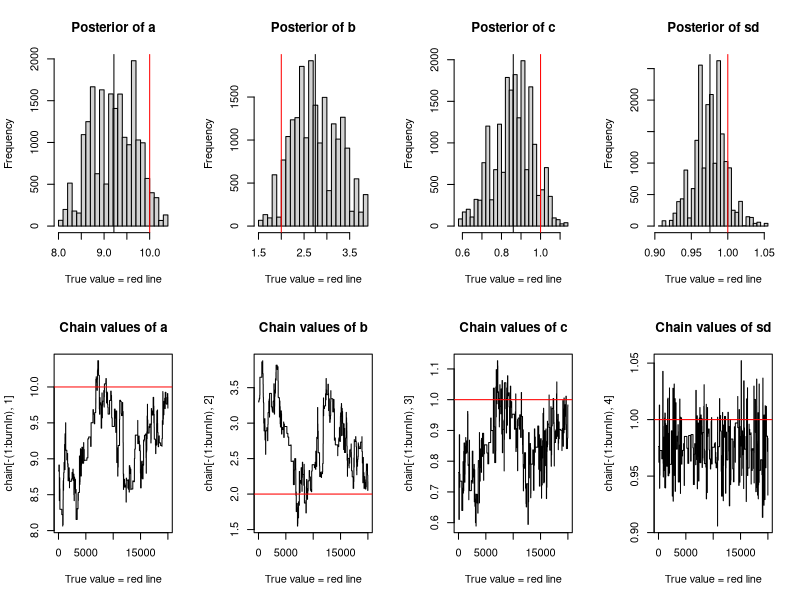
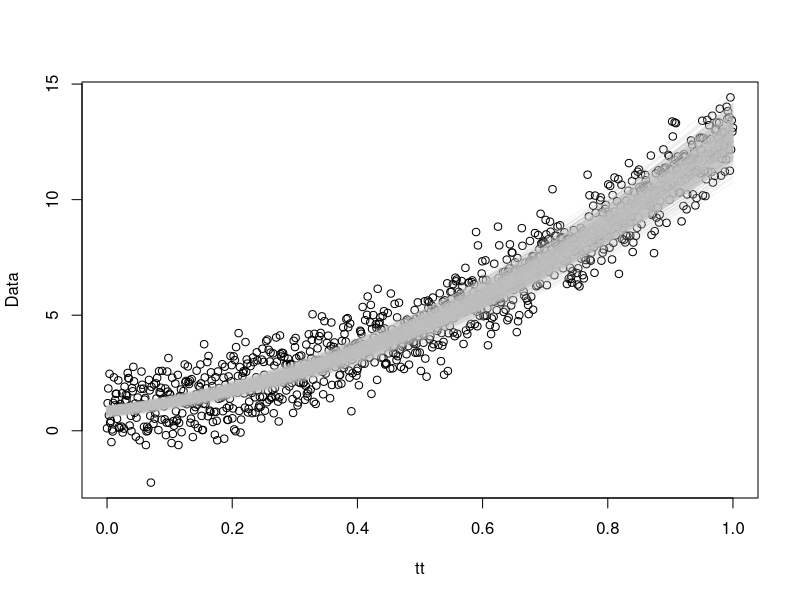
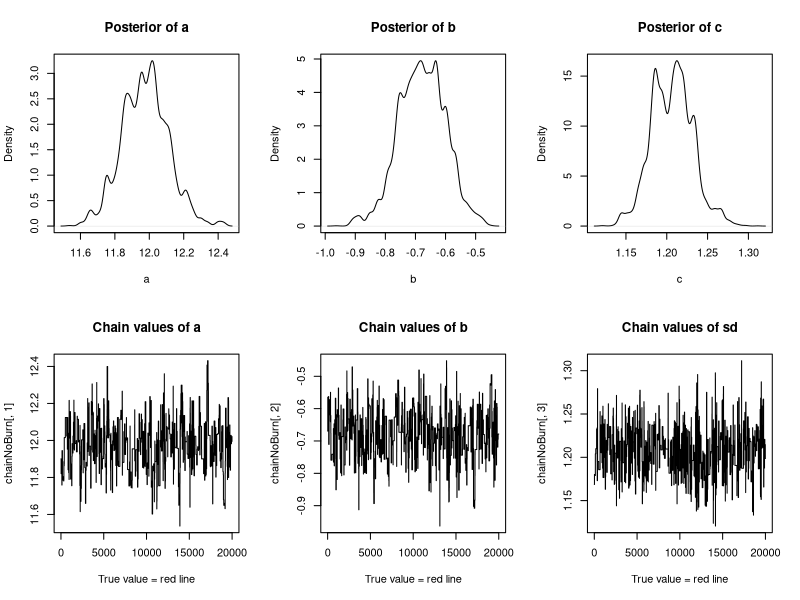
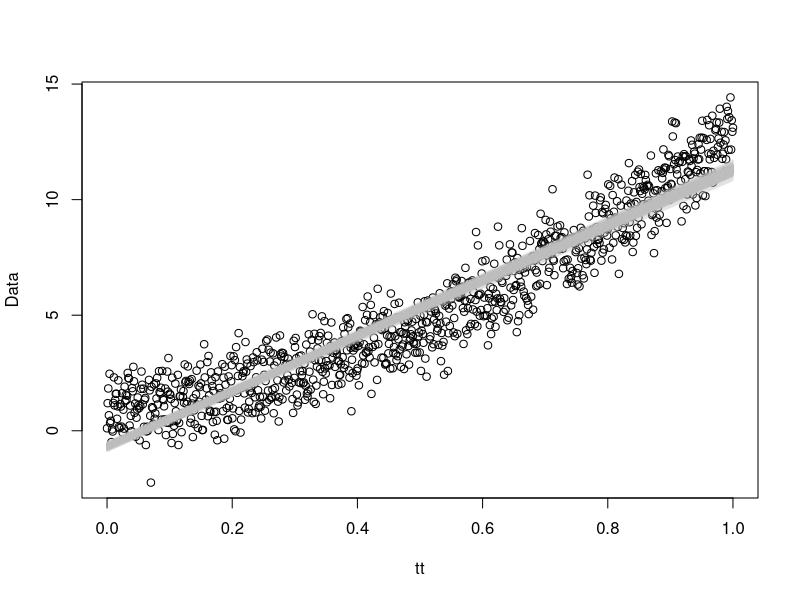

Recreate these plots in R, in order.


#learning MCMC final project
graphics.off()  #close plots
rm(list = ls()) #clear global env
cat("\014") #clear console


#parameters for mystery data generating function 
true_params_fun <- function(){
  trueA = 10
  trueB = 2
  trueC = 1
  trueSigma = 1
  params = list( a = trueA, b = trueB, c= trueC, sd = trueSigma )
  return(params)
}

trueParams = true_params_fun()
LengthData = 1000
tt = seq(0,1,length.out = LengthData)

# model 1 - linear
mysteryFunction_1 = function(p){
  y = p$a * tt  +  p$b
  return(y)
}

#model 2 - quadratic
mysteryFunction_2 = function(p){
  y = p$a * tt^2  +  p$b*tt  +  p$c 
  return(y)
}

#add stochastic component to model
stochMysteryFunction <- function(fun, p){
    y = fun(p) + rnorm(n = LengthData, mean = 0, sd = p$sd )
    return(y)
}

#data generated by stochastic mystery function 
Data = stochMysteryFunction(mysteryFunction_2, trueParams )
#plot the data
# plot(tt,Data)


#Log likelihood function. Gives -125.1104 for True values
logLikelihoodFun <- function(p){
  
  ## option 1:
  ## Use cost function (emperical likelihood). Returns -1.05 
  # cost =  (Data - mysteryFunction_2(p) )^2 
  # sumLik = -sum(cost)/length(cost)
  
  ## option 2: 
  ## Use formal likelihood (with explicit error structure). 
  # Better in case you have binary variables or what have you
  # returns -1392.077
  pred <- mysteryFunction_2(p)
  singlelikelihoods = dnorm(Data, mean = pred, sd = p$sd, log = T)
  sumLik = sum(singlelikelihoods) #/length(singlelikelihoods)
  return(sumLik)
}

# #plot the likelihoods for a range of values around the true values
# plot_a_likelihoods <- function(aa,true_params){
#     
#    a_liklihoods = function(aa){
#       p$a = aa
#       a_liks = logLikelihoodFun(p)
#       return(a_liks)
#     }
#     
#    p = true_params
#    a_list_likelihoods = lapply(aa,a_liklihoods)
#    plot(aa, a_list_likelihoods)
# }
# 
# plot_a_likelihoods( seq(0,20,length.out = 100), trueParams)


# Defining priors. 
# Their number and distributions depend on the particulars of the model
logPriors <- function(p){
  aprior = dunif(p$a, min = 9, max = 11, log=T)
  bprior = dunif(p$b, min = 1, max = 3, log = T)
  cprior = dunif(p$c, min = 0, max = 2, log = T)
  sdprior = dunif(p$d, min = 0, max = 2, log = T)
  return(aprior+bprior+cprior+sdprior)
}

#posterior is the product of the prior and the likelihood or their sum if logged
posteriors <- function(p){
  return( logLikelihoodFun(p) + logPriors(p) )
}

#TBD: need to make adaptive during burn-in
#in general should be narrower than priors
proposalFun <- function(p){
  y = rnorm(4, mean = c(p$a, p$b, p$c, p$sd), sd = c(.2,.2,.2,.2) )
  #make it so that the function returns the same column names as the call
  y = array(y,dim = c(1,length(p))) 
  colnames(y) <- colnames(p)
  y = data.frame(y)
  return(y)
}


runMCMC <- function(nRuns, startValues){
  #initialize the chain. It's a matrix with rows as runs and columns as variables
  NA_array = array(data = NA,dim = c(nRuns-1,length(startValues)) )
  colnames(NA_array) <- colnames(startValues)
  chain = rbind(startValues,NA_array)
  
  #iterate for the prescribed number of steps
  for (i in 1:nRuns){
    
    #draw a value from the proposal distribution
    proposal = proposalFun(chain[i,])
    
    prob = exp( logLikelihoodFun(proposal) - logLikelihoodFun(chain[i,]) )
    
    if (runif(1) < prob){
      chain[i+1,] = proposal
    }else{
      chain[i+1,] = chain[i,]
    }
    
  }
  
  return(chain)
}

initialGuess = data.frame(list( a = 1, b = 1, c = 1, sd = 1 ))
chain = runMCMC(25000, initialGuess )

burnIn = 5000
acceptance = 1 - mean(duplicated(chain[-(1:burnIn),]))
chainNoBurn = chain[-(1:burnIn),]


op <- par(no.readonly = TRUE)
par(mfrow = c(2,4))

hist(chain[-(1:burnIn),1],nclass=30, main="Posterior of a", xlab="True value = red line" )
abline(v = mean(chain[-(1:burnIn),1]))
abline(v = trueParams[1], col="red" )

hist(chain[-(1:burnIn),2],nclass=30, main="Posterior of b", xlab="True value = red line")
abline(v = mean(chain[-(1:burnIn),2]))
abline(v = trueParams[2], col="red" )


hist(chain[-(1:burnIn),3],nclass=30, main="Posterior of c", xlab="True value = red line")
abline(v = mean(chain[-(1:burnIn),3]))
abline(v = trueParams[3], col="red" )


hist(chain[-(1:burnIn),4],nclass=30, main="Posterior of sd", xlab="True value = red line")
abline(v = mean(chain[-(1:burnIn),4]) )
abline(v = trueParams[4], col="red" )

plot(chain[-(1:burnIn),1], type = "l", xlab="True value = red line" , main = "Chain values of a")
abline(h = trueParams[1], col="red" )

plot(chain[-(1:burnIn),2], type = "l", xlab="True value = red line" , main = "Chain values of b")
abline(h = trueParams[2], col="red" )

plot(chain[-(1:burnIn),3], type = "l", xlab="True value = red line" , main = "Chain values of c")
abline(h = trueParams[3], col="red" )

plot(chain[-(1:burnIn),4], type = "l", xlab="True value = red line" , main = "Chain values of sd")
abline(h = trueParams[4], col="red" )


#look at the joints
#pairs(data.frame(chain))





#get quantiles for posterior distributions
optimParams = quantile(chainNoBurn[,1])
for (i in 2:ncol(chainNoBurn)){
optimParams0 = quantile(chainNoBurn[,i])
optimParams = rbind(optimParams, optimParams0)
}
row.names(optimParams) <- colnames(chain)
optimParams = t(optimParams)
optimParams = data.frame(optimParams)
mode_params = optimParams[3,]

#look at the model fit to the data
# plot(tt,Data)
#lines(tt, mysteryFunction_2( mode_params) )

#random sample from all parameter simultaneously
nSubSample = 500
random_par = array(data = NA,dim = c(nSubSample,ncol(mode_params)) )
colnames(random_par) <- colnames(mode_params)
random_par = data.frame(random_par)

for (j in 1:ncol(mode_params)){
  random_par[,j] = sample(x = chainNoBurn[,j], replace = T, size = nSubSample)
}

plot.new()
par(op)
plot(tt,Data)
for (i in 1:nrow(random_par)){
  lines(tt, mysteryFunction_2(random_par[i,]))
   par(col = rgb(190, 190, 190, 50, maxColorValue = 255))
}



#################################################
#  now run analysis with linear mystery function
#################################################


#change likelihood function
logLikelihoodFun <- function(p){
  pred <- mysteryFunction_1(p)
  singlelikelihoods = dnorm(Data, mean = pred, sd = p$sd, log = T)
  sumLik = sum(singlelikelihoods) #/length(singlelikelihoods)
  return(sumLik)
}

#define new priors function
logPriors <- function(p){
  aprior = dunif(p$a, min = 9, max = 11, log=T)
  bprior = dunif(p$b, min = 1, max = 3, log = T)
  sdprior = dunif(p$sd, min = 0, max = 2, log = T)
  return(aprior + bprior + sdprior)
}

#new proposal function
proposalFun <- function(p){
  y = rnorm(4, mean = c(p$a, p$b, p$sd), sd = c(.2,.2,.2) )
  #make it so that the function returns the same column names as the call
  y = array(y,dim = c(1,length(p))) 
  colnames(y) <- colnames(p)
  y = data.frame(y)
  return(y)
}


initialGuess = data.frame(list( a = 1, b = 1, sd = 1 ))
chain = runMCMC(25000, initialGuess )


burnIn = 5000
acceptance = 1 - mean(duplicated(chain[-(1:burnIn),]))
chainNoBurn = chain[-(1:burnIn),]


par(op)
par(mfrow = c(2,3))

plot(density( chainNoBurn[,1]), main="Posterior of a", xlab="a")
plot(density( chainNoBurn[,2]), main="Posterior of b", xlab="b")
plot(density( chainNoBurn[,3]), main="Posterior of c", xlab="c")



plot(chainNoBurn[,1], type = "l", xlab="True value = red line" , main = "Chain values of a")
#abline(h = trueParams[1], col="red" )

plot(chainNoBurn[,2], type = "l", xlab="True value = red line" , main = "Chain values of b")
#abline(h = trueParams[2], col="red" )

plot(chainNoBurn[,3], type = "l", xlab="True value = red line" , main = "Chain values of sd")
#abline(h = trueParams[3], col="red" )



#look at the joints
#pairs(data.frame(chain))





#get quantiles for posterior distributions
optimParams = quantile(chainNoBurn[,1])
for (i in 2:ncol(chainNoBurn)){
  optimParams0 = quantile(chainNoBurn[,i])
  optimParams = rbind(optimParams, optimParams0)
}
row.names(optimParams) <- colnames(chain)
optimParams = t(optimParams)
optimParams = data.frame(optimParams)
mode_params = optimParams[3,]

#look at the model fit to the data
# plot(tt,Data)
#lines(tt, mysteryFunction_2( mode_params) )

#random sample from all parameter simultaneously
nSubSample = 500
random_par = array(data = NA,dim = c(nSubSample,ncol(mode_params)) )
colnames(random_par) <- colnames(mode_params)
random_par = data.frame(random_par)

for (j in 1:ncol(mode_params)){
  random_par[,j] = sample(x = chainNoBurn[,j], replace = T, size = nSubSample)
}

plot.new()
par(op)
plot(tt,Data)
for (i in 1:nrow(random_par)){
  lines(tt, mysteryFunction_1(random_par[i,]))
  par(col = rgb(190, 190, 190, 50, maxColorValue = 255))
}

#####
#which model is better supported?




